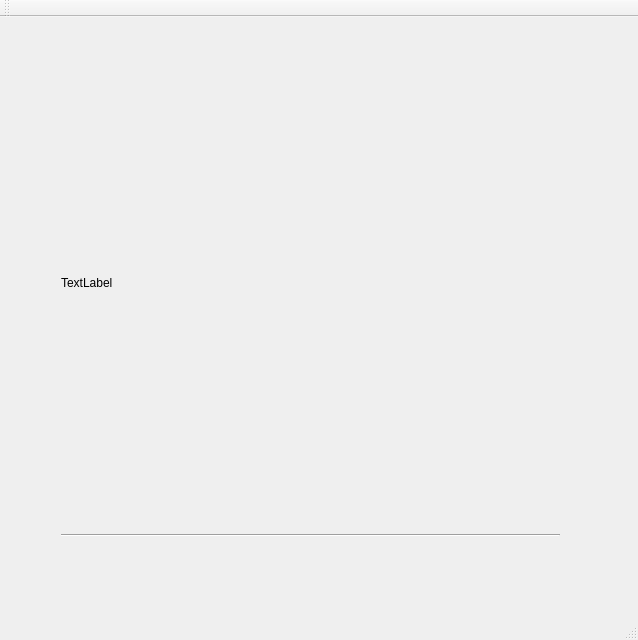
<?xml version="1.0" encoding="UTF-8"?>
<ui version="4.0">
 <class>MainWindow</class>
 <widget class="QMainWindow" name="MainWindow">
  <property name="geometry">
   <rect>
    <x>0</x>
    <y>0</y>
    <width>638</width>
    <height>640</height>
   </rect>
  </property>
  <property name="windowTitle">
   <string>MainWindow</string>
  </property>
  <widget class="QWidget" name="centralWidget">
   <widget class="QWidget" name="">
    <property name="geometry">
     <rect>
      <x>50</x>
      <y>10</y>
      <width>521</width>
      <height>521</height>
     </rect>
    </property>
    <layout class="QVBoxLayout" name="verticalLayout">
     <item>
      <widget class="QLabel" name="label_view_camera">
       <property name="text">
        <string>TextLabel</string>
       </property>
      </widget>
     </item>
     <item>
      <widget class="Line" name="line">
       <property name="orientation">
        <enum>Qt::Horizontal</enum>
       </property>
      </widget>
     </item>
    </layout>
   </widget>
  </widget>
  <widget class="QMenuBar" name="menuBar">
   <property name="geometry">
    <rect>
     <x>0</x>
     <y>0</y>
     <width>638</width>
     <height>28</height>
    </rect>
   </property>
  </widget>
  <widget class="QToolBar" name="mainToolBar">
   <attribute name="toolBarArea">
    <enum>TopToolBarArea</enum>
   </attribute>
   <attribute name="toolBarBreak">
    <bool>false</bool>
   </attribute>
  </widget>
  <widget class="QStatusBar" name="statusBar"/>
 </widget>
 <layoutdefault spacing="6" margin="11"/>
 <resources/>
 <connections/>
</ui>
